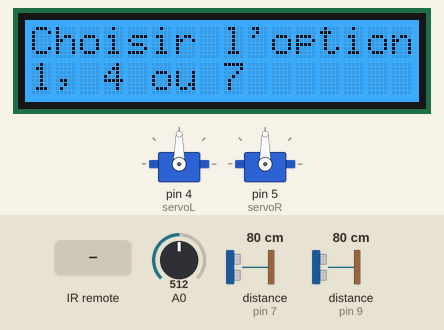
This sketch was run on a simulated Arduino Uno, built with avr-gcc and run on an emulated ATmega328P. Parts: 2 × servo, 16×2 character LCD. The test bench sets the inputs (shaded band); at power-on: A0 = 512, distance to the obstacle (sensors on pin 7, pin 9) 80 cm. The echo pulse lasts 58.3 µs per cm; what the sketch prints to the serial monitor is not drawn.

Above: at 1.2 s.
1.3 s: infrared code 0xFF30CF received
At 2.6 s:
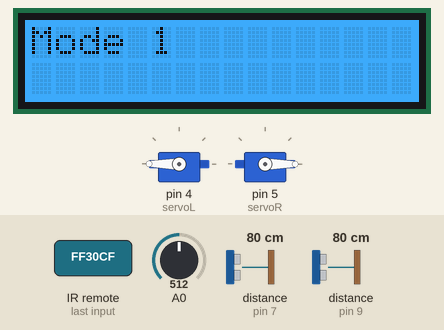
3.6 s: A0 set to 307
5.1 s: A0 set to 285
At 7.9 s:
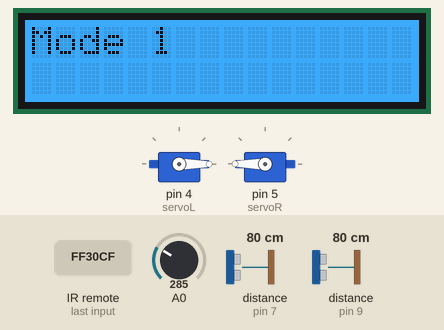
8.1 s: A0 set to 308
11.1 s: A0 set to 328
At 12.0 s:
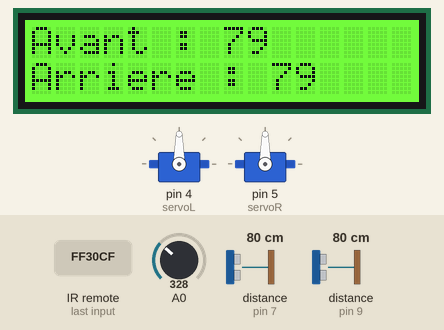
Timing chart, 0 to 14.1 s (numbered marks = the images above; inputs shaded):
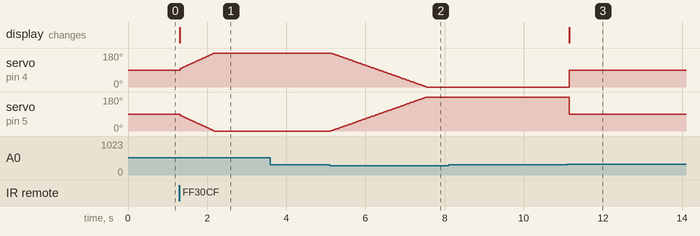

The sketch:

assembler.ino
```cpp
#include <IRremote.h>
#include <Servo.h>  //import librairie du servomoteur
#include "rgb_lcd.h"
#include <Wire.h>
#include <SoftwareSerial.h>

//Selection de mode
int selec = 0;
char pos = 'Z';

//Moteur
Servo servoL; //Créer une instance de la class Servo
Servo servoR;
const int aL = 90, aR = 90, L80=85, L100=103;
const int pas = 45;
int posL=90;
int posR=90;

//Joystick
int x0 = 210, x1 = 410, x2 = 610, x3 = 810, x;
int y0 = 210, y1 = 410, y2 = 610, y3 = 810, y;

//IR commande
const char DIN_RECEPTEUR_INFRAROUGE = A1; //Déclaration du pin sur lequel est branché le récepteur
IRrecv monRecepteurInfraRouge(DIN_RECEPTEUR_INFRAROUGE); //Déclaration de l'utilisation du récepteur IR
decode_results messageRecu; //Variable qui permet de stocker le message reçu par le récepteur

//Ultra son
int trigPin1 = 6;
int echoPin1 = 7;
int trigPin2 = 8;
int echoPin2 = 9;
long duration1, duration2;
int d1, d2;
int s1 = 10, s2 = 20, s3 = 6, s4 = 15;
bool rien;

//LCD
rgb_lcd lcd;

//App inventor
SoftwareSerial SerialBT(2, 3);
bool envoie = false;

//Capteur gyroscopique
float AxeX;
bool correction =false;

void setup() {
  Serial.begin(9600);

  //Moteur L et R
  servoL.attach(4); //L
  servoR.attach(5); //R

  //Joystick
  pinMode(A2, INPUT);
  pinMode(A3, INPUT);

  //irCom
  monRecepteurInfraRouge.enableIRIn();//Initialisation:activation du récepteur IR

  //Ultra son
  pinMode(trigPin1, OUTPUT);
  pinMode(echoPin1, INPUT);
  pinMode(trigPin2, OUTPUT);
  pinMode(echoPin2, INPUT);

  //App inventor
  SerialBT.begin(9600);
  //pinMode(A0, INPUT); pas utile ?

  //LCD
  lcd.begin(16, 2);
  lcd.setRGB(0, 147, 255);
  lcd.print("Choisir l'option");
  lcd.setCursor(0, 1);
  lcd.print("1, 4 ou 7");

  //Capteur gyroscopique
  pinMode(A0, INPUT);

  //Moteur
  servoL.write(posL);
  servoR.write(posR);
}

void setMoteur(int l, int r){
    if (posL < l ){
        posL++;
        servoL.write(posL);
    } else if (posL > l){
        posL--;
        servoL.write(posL);
    }
    if (posR < r ){
        posR++;
        servoR.write(posR);
    } else if (posR > r){
        posR--;
        servoR.write(posR);
    }
}

void moteur() {
  switch (pos) {
    case 'A':
        setMoteur(115,65);
        Serial.println("Avance");
        break;

    case 'B':
        setMoteur(180,0);
        Serial.println("Avance v");
        break;

    case 'C':
        Serial.println("Tourne à droite");
        setMoteur(115,115);
        break;

    case 'D':
        Serial.println("Tourne à droite");
        setMoteur(180,180);
        break;

    case 'E':
        Serial.println("Recule");
        setMoteur(65,115);
        break;

    case 'F':
        Serial.println("Recule vite");
        setMoteur(0,180);
        break;

    case 'G':
        Serial.println("Tourne à gauche");
        setMoteur(65,65);
        break;

    case 'H':
        setMoteur(0,0);
        break;

    case 'Z':
      //Serial.println("Stop");
      servoL.write(aL);
      servoR.write(aR);
      posL = aL;
      posR = aR;
      break;
  }
}

void joystick() {
  x = analogRead(A2);
  y = analogRead(A3);

  if (y1 <= y && y <= y2) {
    if  (x <= x0) {
      pos = 'H' ;
    } else if (x <= x1) {
      pos = 'G' ;
    } else if (x2 <= x && x <= x3) {
      pos = 'C';
    } else if (x >= x3) {
      pos = 'D' ;
    } else {
      pos = 'Z';
    }
  } else if (x1 <= x && x <= x2) {
    if  (y <= y0) {
      pos = 'B' ;
    } else if (y <= y1) {
      pos = 'A' ;
    } else if (y2 <= y && y <= y3) {
      pos = 'E';
    } else if (y >= y3) {
      pos = 'F' ;
    } else {
      pos = 'Z';
    }
  } else {
    pos = 'Z';
  }
}

void irCom() {
  if (monRecepteurInfraRouge.decode(&messageRecu)) {
    switch (messageRecu.value) {
      case 0xFF02FD:
        Serial.println("avancer vitesse 2");
        pos = 'B';
        break;
      case 0xFF906F:
        Serial.println("droite vitesse 2");
        pos = 'D';
        break;
      case 0xFFE01F:
        Serial.println("gauche vitesse 2");
        pos = 'H';
        break;
      case 0xFF18E7:
        Serial.println("reculer vitesse 1");
        pos = 'E';
        break;
      case 0xFF38C7:
        Serial.println("reculer vitesse 2");
        pos = 'F';
        break;
      case 0xFFB04F:
        Serial.println("droite vitesse 1");
        pos = 'C';
        break;
      case 0xFF6897:
        Serial.println("gauche vitesse 1");
        pos = 'G';
        break;
      case 0xFFA857:
        Serial.println("avancer vitesse 1");
        pos = 'A';
        break;
      case 0xFF9867:
        Serial.println("Arreter");
        pos = 'Z';
        break;
      case 0xFF30CF:
        Serial.println("Mode 1");
        selec = 1;
        break;
      case 0xFF10EF:
        Serial.println("Mode 2");
        selec = 2;
        break;
      case 0xFF42BD:
        Serial.println("Mode 3");
        selec = 3;
        break;
    }
    monRecepteurInfraRouge.resume();
  }
}

void selectFN() {
  if (monRecepteurInfraRouge.decode(&messageRecu)) {
    Serial.println(messageRecu.value, HEX);
    switch (messageRecu.value) {
      case 0xFF30CF:
        Serial.println("Mode 1");
        lcd.clear();
        lcd.print("Mode 1");
        selec = 1;
        break;
      case 0xFF10EF:
        Serial.println("Mode 2");
        lcd.clear();
        lcd.print("Mode 2");
        selec = 2;
        break;
      case 0xFF42BD:
        Serial.println("Mode 3");
        lcd.clear();
        lcd.print("Mode 3");
        selec = 3;
        break;
    }
    monRecepteurInfraRouge.resume();
  }
}

void ultraSon() {
  // Gestion de l'émission
  digitalWrite(trigPin1, LOW);
  delayMicroseconds(2);
  digitalWrite(trigPin1, HIGH);
  delayMicroseconds(10);
  digitalWrite(trigPin1, LOW);
  String l1, l2;
  int r = 73, g = 255, b = 0;

  // Gestion de la réception
  duration1 = pulseIn(echoPin1, HIGH);

  // Calcul
  d1 = duration1 * 0.034 / 2;

  if (d1 <= s1) {
    if (pos == 'A' || pos == 'B') {
      pos = 'Z';
    }
    l1 = "Stop";
    r = 255, g = 0, b = 0;
  } else if (d1 <= s2) {
    r = 255, g = 0, b = 0;
    l1 = (String) d1;
  } else {
    l1 = (String) d1;
  }

  //Arrière
  digitalWrite(trigPin2, LOW);
  delayMicroseconds(2);
  digitalWrite(trigPin2, HIGH);
  delayMicroseconds(10);
  digitalWrite(trigPin2, LOW);

  duration2 = pulseIn(echoPin2, HIGH);
  d2 = duration2 * 0.034 / 2;

  if (d2 <= s3) {
    if (pos == 'E' || pos == 'F') {
      pos = 'Z';
    }
    l2 = "Stop";
    r = 255, g = 0, b = 0;
  } else if (d2 <= s4) {
    l2 = (String) d2;
    r = 255, g = 0, b = 0;
  } else {
    l2 = (String) d2;
  }

  printEcran("Avant : " + l1, "Arriere : " + l2, r, g, b);
}

void appRecep() {
  if (SerialBT.available()) {
    pos = SerialBT.read();
  }
}

void appEnvoie() {
  static uint32_t lastTimeEnvoi = 0;    //faire que tout les 500ms
  if( millis() >  lastTimeEnvoi + 500 ){
    uint16_t dis1 = d1;
    uint16_t dis2 = d2 + 30000;
    SerialBT.write( dis1 %256 );
    SerialBT.write( dis1 /256 );
    SerialBT.write( dis2 %256 );
    SerialBT.write( dis2 /256 );
    lastTimeEnvoi = millis();
  }

}

void gyroscopique() {
  AxeX = (analogRead(A0) - 333) * 1.285;

  if (AxeX >= 50) {
    pos = 'B';
    correction =true;
  } else if (AxeX <= -50) {
    pos = 'F';
    correction =true;
  }
  if (AxeX < 16 && AxeX >-16 && correction){
    correction=false;
    pos='Z';
  }
}

void printEcran(String l1, String l2, int  r, int g, int b) {
  static uint32_t lastTime = 0;
  if (millis() > lastTime + 100) {
    lcd.clear();
    lcd.setRGB(r, g, b);
    lcd.setCursor(0, 0);
    lcd.print(l1);
    lcd.setCursor(0, 1);
    lcd.print(l2);
    lastTime = millis();
  }
}

void loop() {
  if (selec != 0) {

    switch (selec) {        //selection mode
      case 1:
        irCom();
        break;

      case 2:
        selectFN();
        joystick();
        break;

      case 3:
        selectFN();
        appRecep();
    }
    gyroscopique();
    if(!correction){ultraSon();}
    appEnvoie();
    moteur();

  } else if (selec == 0) {
    selectFN();
  }
}
```

Measured:
- the behaviour switches between 295 and 294 on A0 (found by bisection; images 1 and 2)
- the behaviour switches between 320 and 321 on A0 (found by bisection; images 2 and 3)
- after the input at 1.3 s, servo on pin 4 (servoL): moves from 90° to 180° over 0.85 s, starting at once; servo on pin 5 (servoR): moves from 90° to 0° over 0.85 s, starting at once; the display: changes at once (image 1)
- after the input at 3.6 s, every drawn part: stays the same
- after the input at 5.1 s, servo on pin 4 (servoL): moves from 180° to 0° over 2.4 s, starting at once; servo on pin 5 (servoR): moves from 0° to 180° over 2.4 s, starting at once
- after the input at 8.1 s, every drawn part: stays the same
- after the input at 11.1 s, servo on pin 4 (servoL): 0° → 90° after 0.05 s; servo on pin 5 (servoR): 180° → 90° after 0.05 s; the display: changes after 0.05 s (image 3)
